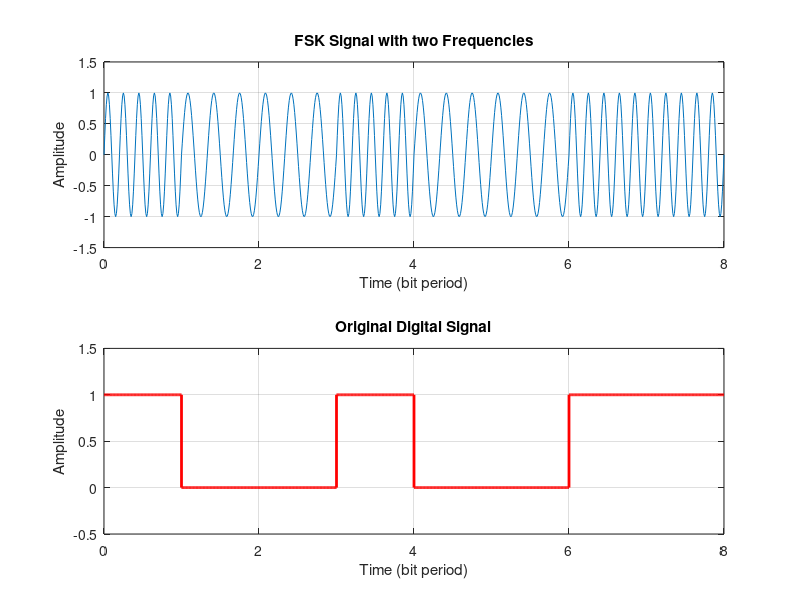

This figure's MATLAB source:
% MATLAB Script for a Binary FSK with two frequencies

format long;

% The number of bits to send - Frame Length
N = 8;

% Generate a random bit stream
bit_stream = round(rand(1,N));

% Enter the two frequencies 
% Frequency component for 0 bit
f1 = 3; 

% Frequency component for 1 bit
f2 = 5;

% Sampling rate - This will define the resoultion
fs = 100;

% Time for one bit
t = 0: 1/fs : 1;

% This time variable is just for plot
time = [];

FSK_signal = [];
Digital_signal = [];

for ii = 1: 1: length(bit_stream)
    
    % The FSK Signal
    FSK_signal = [FSK_signal (bit_stream(ii)==0)*sin(2*pi*f1*t)+...
        (bit_stream(ii)==1)*sin(2*pi*f2*t)];
    
    % The Original Digital Signal
    Digital_signal = [Digital_signal (bit_stream(ii)==0)*...
        zeros(1,length(t)) + (bit_stream(ii)==1)*ones(1,length(t))];
    
    time = [time t];
    t =  t + 1;
   
end

% Plot the FSK Signal
subplot(2,1,1);
plot(time,FSK_signal);
xlabel('Time (bit period)');
ylabel('Amplitude');
title('FSK Signal with two Frequencies');
axis([0 time(end) -1.5 1.5]);
grid  on;

% Plot the Original Digital Signal
subplot(2,1,2);
plot(time,Digital_signal,'r','LineWidth',2);
xlabel('Time (bit period)');
ylabel('Amplitude');
title('Original Digital Signal');
axis([0 time(end) -0.5 1.5]);
grid on;